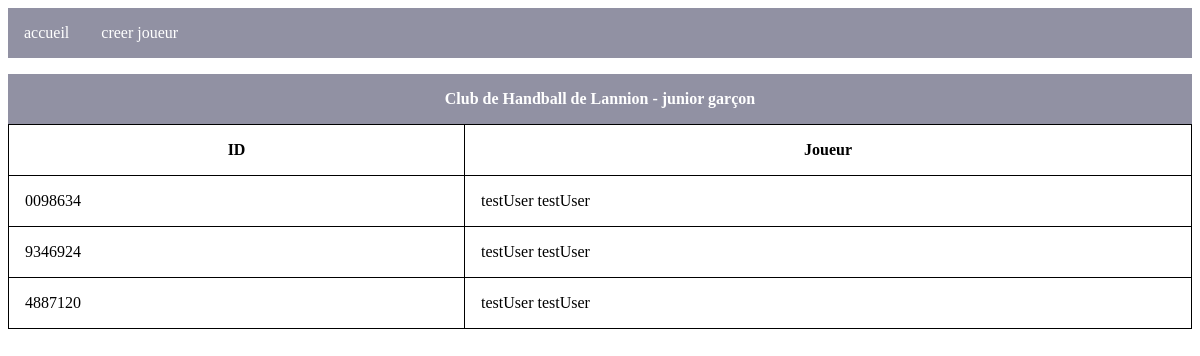
Page /club.php?id=22007&categ=1 on the committed database.
### tables this page shows
CREATE TABLE `club` (
  `id` int(11) NOT NULL,
  `name` varchar(50) NOT NULL,
  `num` int(11) NOT NULL
);

CREATE TABLE `categorie` (
  `id` int(11) NOT NULL,
  `name` varchar(50) NOT NULL
);

CREATE TABLE `joueur` (
  `id` int(11) NOT NULL,
  `firstname` varchar(50) NOT NULL,
  `lastname` varchar(50) NOT NULL,
  `birth` date NOT NULL,
  `email` varchar(50) NOT NULL,
  `license` varchar(11) NOT NULL,
  `categorie_club_id` int(11) NOT NULL
);

### club.php (the view, shortened to what this page needs)
<!DOCTYPE html>
<html lang="en">
<head>
    <link rel="stylesheet" href="style.css">
</head>
<body>
    <header>
    <nav><a href="/">accueil</a>
            <a href="creer_joueur.php">creer joueur</a>
        </nav>
    </header>
    <?php
    include 'pdo.php';
    $res = array();
    $sql='SELECT joueur.license  as jnum,joueur.id as jid,joueur.firstname,joueur.lastname,club.num,categorie.id,categorie.name as catname,club.name as clubname FROM `club` INNER JOIN categorie_club on club.id=categorie_club.club_id INNER JOIN categorie on categorie.id=categorie_club.categorie_id INNER JOIN joueur on joueur.categorie_club_id=categorie_club.id where club.num= :param1 AND categorie.id= :param2 ;';
            if($prep=$pdo->prepare($sql)){
                $prep->bindParam(':param1',$_GET['id'], PDO::PARAM_INT);
                $prep->bindParam(':param2',$_GET['categ'], PDO::PARAM_INT);
                $prep->execute();
                while($row=$prep->fetch()){
            array_push($res, array('jid'=>$row['jid'],'id'=>$row['id'],'firstname'=> $row['firstname'],'lastname'=> $row['lastname'],'num'=> $row['num'],'catname'=>$row['catname'],'clubname'=>$row['clubname'],'jnum'=>$row['jnum'])
        );
                }
            }else {
                $error = $pdo->errno . ' ' . $pdo->error;
                echo $error;
            }
    ?>
    <table>
        <caption>
        Club de Handball de <?php echo $res[0]['clubname'].' - '.$res[0]['catname']?>
        </caption>
        <thead>
            <tr>
                <th>
                ID
                </th>
                <th>
                    Joueur
                </th>
            </tr>
        </thead>
        <tbody>
            <?php foreach ($res as $key => $value) {?>
            <tr class="click" onclick="window.location.href='http://localhost:8090/joueur.php?id=<?php echo $value['jid']?>'">
                <td>
                    <?php echo $value['jnum'] ?>
                </td>
                <td>
                    <?php echo $value['firstname'].' '.$value['lastname'] ?>
                </td>
            </tr>
            <?php  }?>
        </tbody>
    </table>
</body>
</html>

### style.css (style rules this page uses)
td,th { border:1px solid black; padding: 1em; }
table { border-collapse: collapse; border-radius: 15px; width:100%; }
caption,.caption { margin-top: 1em; background-color: rgb(145, 145, 163) ; padding: 1em; color: #fff; font-weight: 900; }
a { display:inline; }
nav>a { text-decoration: none; padding: 1em; color: #fff; }
nav { background-color: rgb(145, 145, 163) ; display: flex; }
a:link { color: none; text-decoration: none; }

### rows in the picture
club: name "Lannion", joueur.license "0098634", joueur.firstname "testUser", joueur.lastname "testUser", joueur.license "9346924", joueur.license "4887120"
categorie: name "junior garçon"
